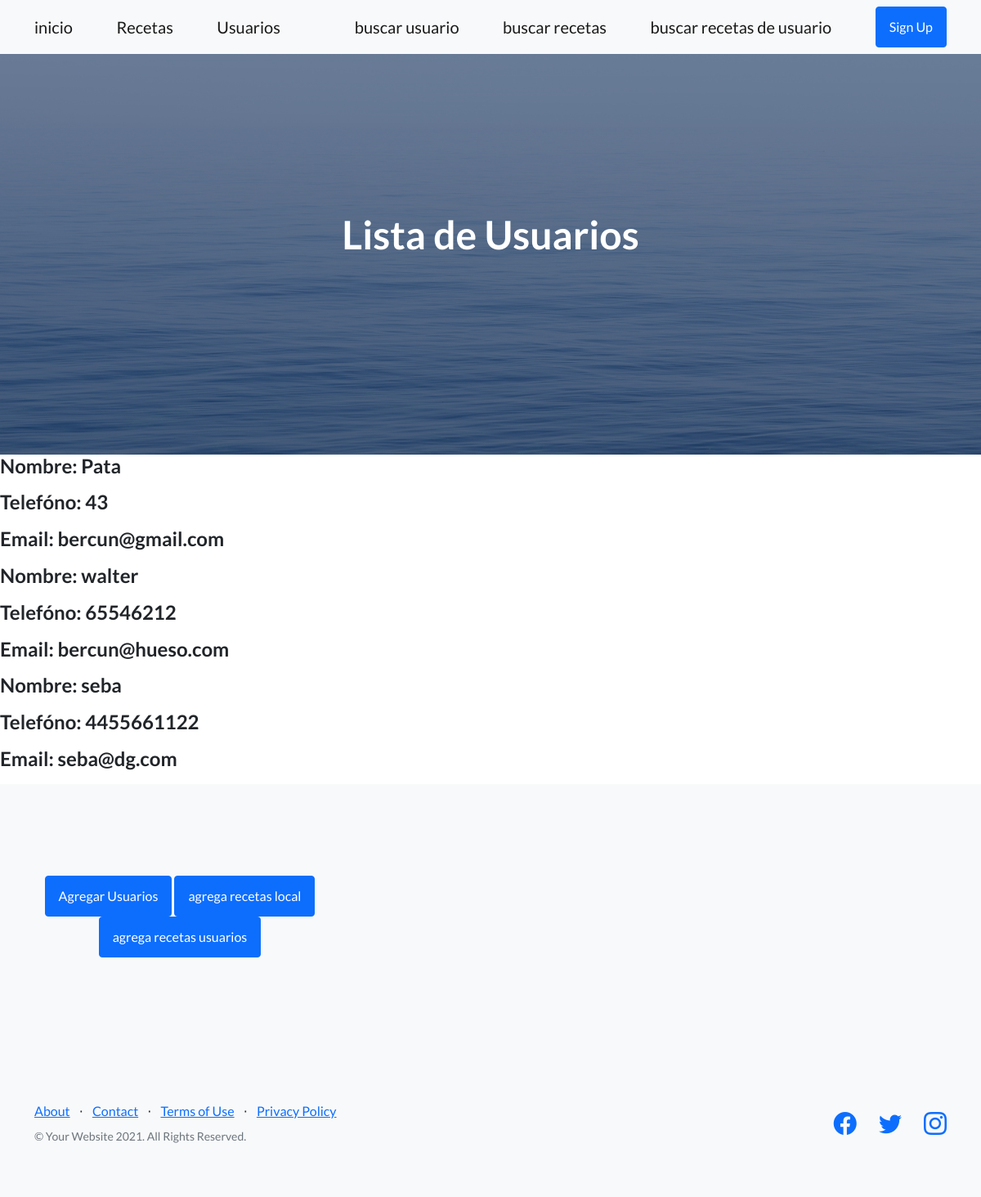
The page /AppRecetas/usuarios/ on the database its author committed.
### AppRecetas/models.py (models this page shows, shortened)
class Usuario(models.Model):
    nombreUsr = models.CharField(max_length=20)
    emailUsr = models.EmailField()
    telfonoUsr = models.IntegerField()
    ciudad = models.CharField(max_length=20)
    edad = models.IntegerField()

### AppRecetas/views.py (the view)
# urls.py: path("usuarios/", vista_usuarios, name= "Usuarios"),
def vista_usuarios(request):
   usuario_all = Usuario.objects.all()
   listado = {"gente": usuario_all}
   return render(request, "AppRecetas/usuarios.html", listado )

### AppRecetas/templates/AppRecetas/usuarios.html (shortened to what this page needs)
{% extends "AppRecetas/base.html" %}
{% block  titulo %}
Lista de Usuarios
{% endblock  %}
{% block  complement %}
{% for comunidad in gente  %}
<H4>
<p>Nombre: {{comunidad.nombreUsr}}  </p>
<p>Telefóno: {{comunidad.telfonoUsr}}  </p>
<p>Email: {{comunidad.emailUsr}}  </p>
</H4>
{% endfor %}
{% endblock  %}

### rows shown on the page
Usuario: nombreUsr "Pata", telfonoUsr "43", emailUsr "bercun@gmail.com"
Usuario: nombreUsr "walter", telfonoUsr "65546212", emailUsr "bercun@hueso.com"
Usuario: nombreUsr "seba", telfonoUsr "4455661122", emailUsr "seba@dg.com"
